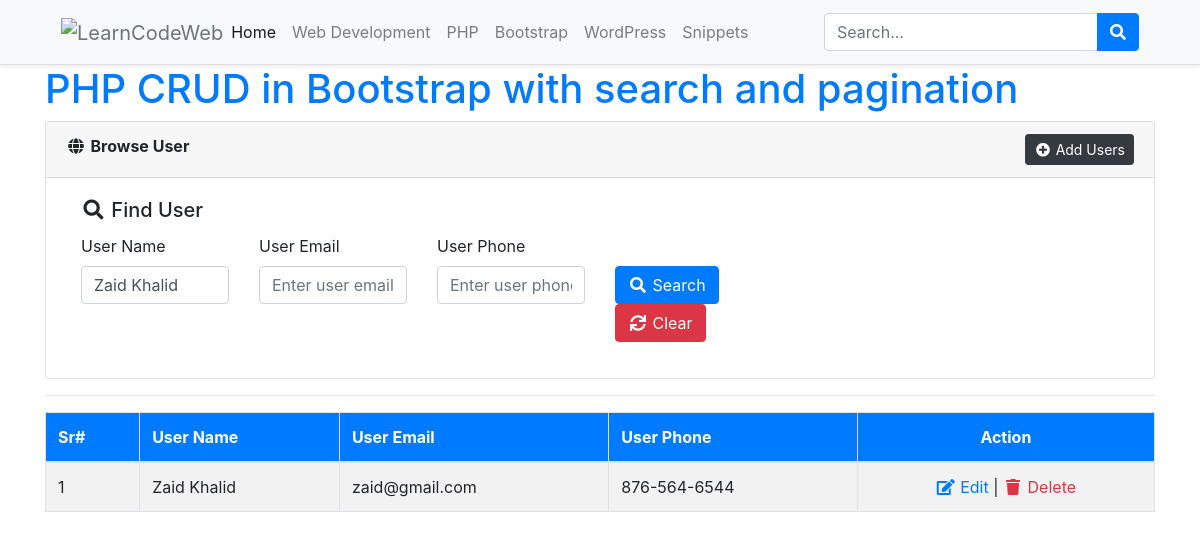
Screenshot of /browse-users.php?username=Zaid Khalid with the database file from the repository.
### tables this page shows
CREATE TABLE `users` (
  `id` int(11) NOT NULL,
  `username` varchar(64) NOT NULL,
  `useremail` varchar(128) NOT NULL,
  `userphone` varchar(24) NOT NULL,
  `dt` timestamp NOT NULL DEFAULT CURRENT_TIMESTAMP
);

### include/Database.php (called while the page is built, shortened)
<?php
class Database{
    protected $pdo;
    public function __construct(\PDO $pdo)
    {
        $this->pdo = $pdo;
        $this->pdo->setAttribute(\PDO::ATTR_ERRMODE, \PDO::ERRMODE_EXCEPTION);
    }
    public function getAllRecords($tableName, $fields='*', $cond='', $orderBy='', $limit='')
    {
        $stmt = $this->pdo->prepare("SELECT $fields FROM $tableName WHERE 1 ".$cond." ".$orderBy." ".$limit);
        $stmt->execute();
        $rows = $stmt->fetchAll(PDO::FETCH_ASSOC);
        return $rows;
    }
}
?>

### config.php (called while the page is built, shortened)
<?php
include_once('include/Database.php');
$dsn	= 	"mysql:dbname=".SS_DB_NAME.";host=".SS_DB_HOST."";
$pdo	=	"";
try {
	$pdo = new PDO($dsn, SS_DB_USER, SS_DB_PASSWORD);
}catch (PDOException $e) {
	echo "Connection failed: " . $e->getMessage();
}
$db 	=	new Database($pdo);
?>

### browse-users.php (the view, shortened to what this page needs)
<?php include_once('config.php');?>
<!doctype html>
<html lang="en-US" xmlns:fb="https://www.facebook.com/2008/fbml" xmlns:addthis="https://www.addthis.com/help/api-spec"  prefix="og: http://ogp.me/ns#" class="no-js">
<head>
    <link rel="stylesheet" href="https://stackpath.bootstrapcdn.com/bootstrap/4.2.1/css/bootstrap.min.css">
    <link rel="stylesheet" href="https://use.fontawesome.com/releases/v5.6.3/css/all.css">
</head>
<body>
	<div class="bg-light border-bottom shadow-sm sticky-top">
		<div class="container">
			<header class="blog-header py-1">
				<nav class="navbar navbar-expand-lg navbar-light bg-light"> <a class="navbar-brand text-muted p-0 m-0" href="https://learncodeweb.com"><img src='https://learncodeweb.com/wp-content/uploads/2019/01/logo.png' alt='LearnCodeWeb'></a>
					<div class="collapse navbar-collapse" id="navbarSupportedContent">
						<ul class="navbar-nav mr-auto">
							<li itemscope="itemscope" itemtype="https://www.schema.org/SiteNavigationElement" id="menu-item-17" class="active nav-item"><a title="Home" href="https://learncodeweb.com/" class="nav-link">Home</a></li>
							<li itemscope="itemscope" itemtype="https://www.schema.org/SiteNavigationElement" id="menu-item-16" class="nav-item"><a title="Web Development" href="https://learncodeweb.com/learn/web-development/" class="nav-link">Web Development</a></li>
							<li itemscope="itemscope" itemtype="https://www.schema.org/SiteNavigationElement" id="menu-item-558" class="nav-item"><a title="PHP" href="https://learncodeweb.com/learn/php/" class="nav-link">PHP</a></li>
							<li itemscope="itemscope" itemtype="https://www.schema.org/SiteNavigationElement" id="menu-item-14" class="nav-item"><a title="Bootstrap" href="https://learncodeweb.com/learn/bootstrap-framework/" class="nav-link">Bootstrap</a></li>
							<li itemscope="itemscope" itemtype="https://www.schema.org/SiteNavigationElement" id="menu-item-559" class="nav-item"><a title="WordPress" href="https://learncodeweb.com/learn/wordpress/" class="nav-link">WordPress</a></li>
							<li itemscope="itemscope" itemtype="https://www.schema.org/SiteNavigationElement" id="menu-item-15" class="nav-item"><a title="Snippets" href="https://learncodeweb.com/learn/snippets/" class="nav-link">Snippets</a></li>
						</ul>
						<form method="get" action="https://learncodeweb.com" class="form-inline my-2 my-lg-0">
							<div class="input-group input-group-md">
								<input type="text" class="form-control search-width" name="s" id="search" value="" placeholder="Search..." aria-label="Search">
								<div class="input-group-append">
									<button type="submit" class="btn btn-primary" id="searchBtn"><i class="fa fa-search"></i></button>
								</div>
							</div>
						</form>
					</div>
				</nav>
			</header>
		</div>
	</div>
	<?php
	$condition	=	'';
	if(isset($_REQUEST['username']) and $_REQUEST['username']!=""){
		$condition	.=	' AND username LIKE "%'.$_REQUEST['username'].'%" ';
	}
	$userData	=	$db->getAllRecords('users','*',$condition,'ORDER BY id DESC');
	?>
   	<div class="container">
		<h1><a href="https://learncodeweb.com/php/php-crud-in-bootstrap-4-with-search-functionality/">PHP CRUD in Bootstrap with search and pagination</a></h1>
		<div class="card">
			<div class="card-header"><i class="fa fa-fw fa-globe"></i> <strong>Browse User</strong> <a href="add-users.php" class="float-right btn btn-dark btn-sm"><i class="fa fa-fw fa-plus-circle"></i> Add Users</a></div>
			<div class="card-body">
				<div class="col-sm-12">
					<h5 class="card-title"><i class="fa fa-fw fa-search"></i> Find User</h5>
					<form method="get">
						<div class="row">
							<div class="col-sm-2">
								<div class="form-group">
									<label>User Name</label>
									<input type="text" name="username" id="username" class="form-control" value="<?php echo isset($_REQUEST['username'])?$_REQUEST['username']:''?>" placeholder="Enter user name">
								</div>
							</div>
							<div class="col-sm-2">
								<div class="form-group">
									<label>User Email</label>
									<input type="email" name="useremail" id="useremail" class="form-control" value="<?php echo isset($_REQUEST['useremail'])?$_REQUEST['useremail']:''?>" placeholder="Enter user email">
								</div>
							</div>
							<div class="col-sm-2">
								<div class="form-group">
									<label>User Phone</label>
									<input type="tel" name="userphone" id="userphone" class="form-control" value="<?php echo isset($_REQUEST['userphone'])?$_REQUEST['userphone']:''?>" placeholder="Enter user phone">
								</div>
							</div>
							<div class="col-sm-2">
								<div class="form-group">
									<label>&nbsp;</label>
									<div>
										<button type="submit" name="submit" value="search" id="submit" class="btn btn-primary"><i class="fa fa-fw fa-search"></i> Search</button>
										<a href="<?php echo $_SERVER['PHP_SELF'];?>" class="btn btn-danger"><i class="fa fa-fw fa-sync"></i> Clear</a>
									</div>
								</div>
							</div>
						</div>
					</form>
				</div>
			</div>
		</div>
		<hr>
		<div>
			<table class="table table-striped table-bordered">
				<thead>
					<tr class="bg-primary text-white">
						<th>Sr#</th>
						<th>User Name</th>
						<th>User Email</th>
						<th>User Phone</th>
						<th class="text-center">Action</th>
					</tr>
				</thead>
				<tbody>
					<?php
					$s	=	'';
					foreach($userData as $val){
						$s++;
					?>
					<tr>
						<td><?php echo $s;?></td>
						<td><?php echo $val['username'];?></td>
						<td><?php echo $val['useremail'];?></td>
						<td><?php echo $val['userphone'];?></td>
						<td align="center">
							<a href="edit-users.php?editId=<?php echo $val['id'];?>" class="text-primary"><i class="fa fa-fw fa-edit"></i> Edit</a> |
							<a href="delete.php?delId=<?php echo $val['id'];?>" class="text-danger" onClick="return confirm('Are you sure to delete this user?');"><i class="fa fa-fw fa-trash"></i> Delete</a>
						</td>
					</tr>
					<?php } ?>
				</tbody>
			</table>
		</div>
	</div>
</body>
</html>

### rows the page displays
users: username "Zaid Khalid", useremail "zaid@gmail.com", userphone "876-564-6544"
